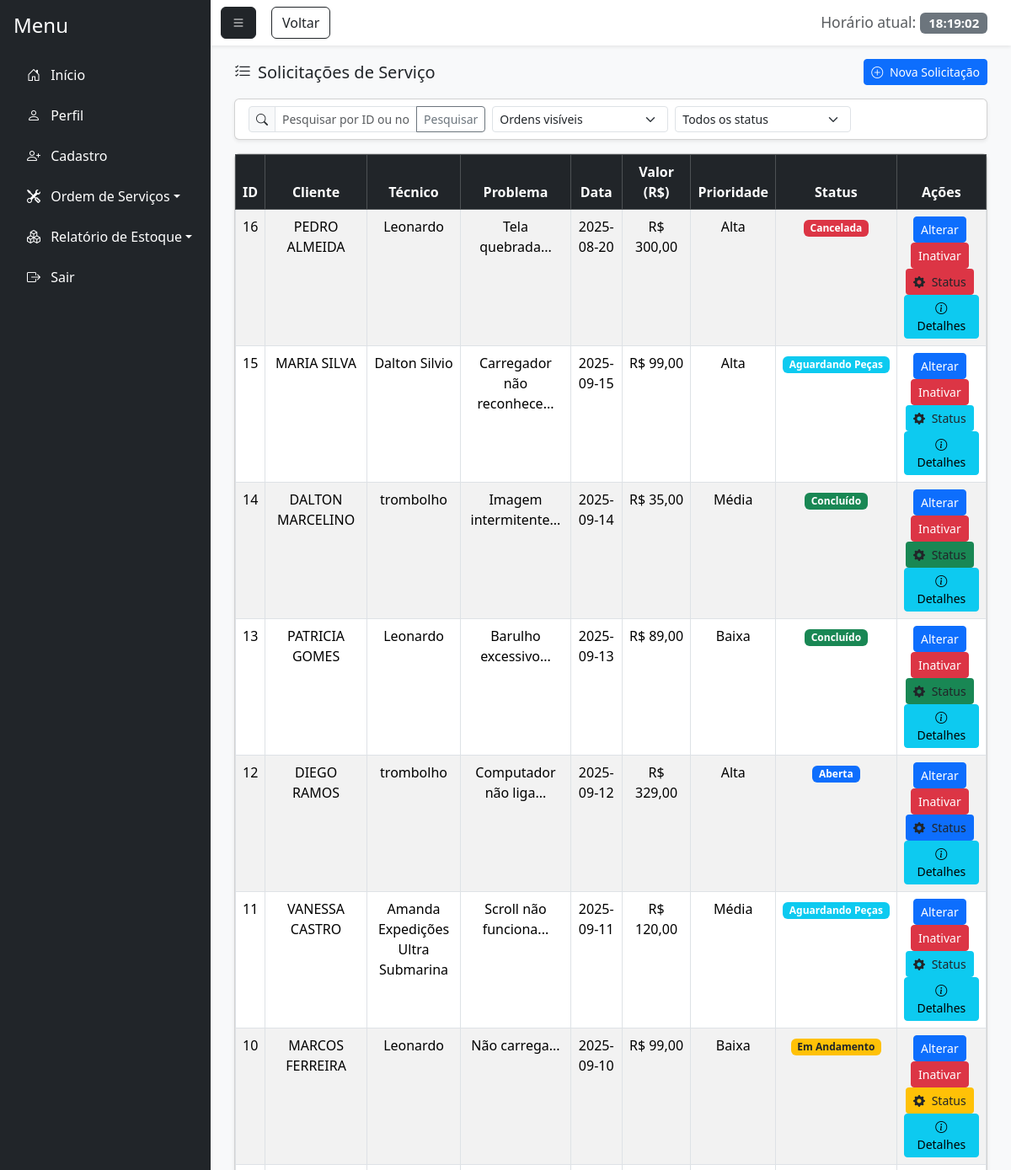
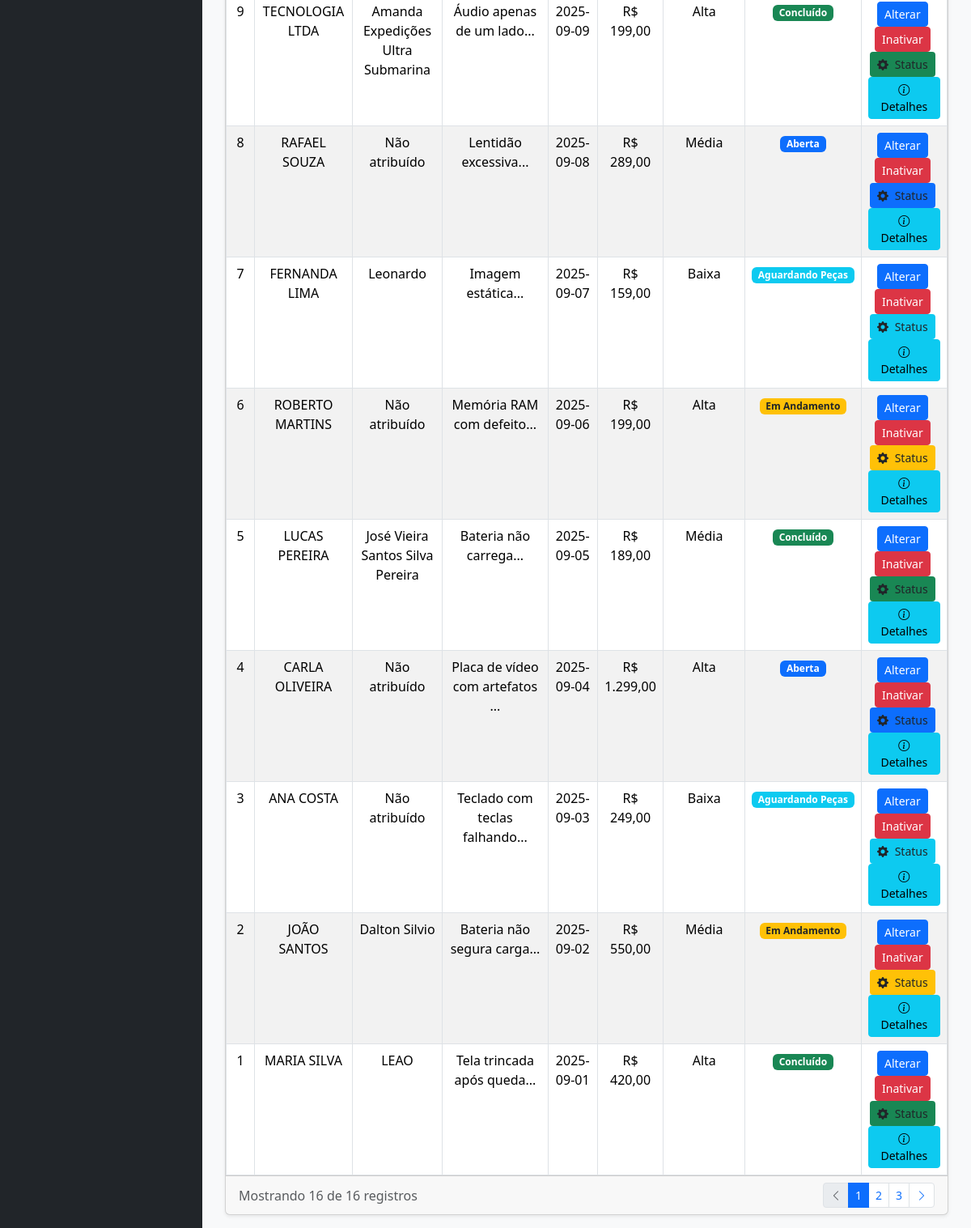
Page /consultar_ordem.php (signed in) on the committed database (2 pictures, top to bottom).
### tables this page shows
CREATE TABLE `nova_ordem` (
  `id_ordem` int(11) NOT NULL,
  `id_funcionario` int(11) NOT NULL,
  `nome_client_ordem` varchar(100) NOT NULL,
  `tecnico` varchar(100) DEFAULT NULL,
  `marca_aparelho` varchar(100) DEFAULT NULL,
  `tempo_uso` varchar(50) DEFAULT NULL,
  `problema` text DEFAULT NULL,
  `prioridade` varchar(20) DEFAULT NULL,
  `observacao` text DEFAULT NULL,
  `dt_recebimento` date DEFAULT NULL,
  `valor_total` decimal(10,2) NOT NULL,
  `metodo_pag` varchar(50) DEFAULT NULL,
  `id_peca_est` int(11) DEFAULT NULL,
  `id_cliente` int(11) DEFAULT NULL,
  `status_ordem` enum('Aberta','Em Andamento','Aguardando Peças','Concluído','Cancelada') DEFAULT 'Aberta',
  `id_usuario` int(11) DEFAULT NULL
);

CREATE TABLE `cliente` (
  `id_cliente` int(11) NOT NULL,
  `id_funcionario` int(11) NOT NULL,
  `nome_cliente` varchar(100) NOT NULL,
  `cpf_cnpj` varchar(20) NOT NULL,
  `endereco` varchar(255) DEFAULT NULL,
  `bairro` varchar(100) DEFAULT NULL,
  `cep` varchar(15) DEFAULT NULL,
  `cidade` varchar(100) DEFAULT NULL,
  `estado` varchar(50) DEFAULT NULL,
  `telefone` varchar(20) DEFAULT NULL,
  `email` varchar(100) DEFAULT NULL,
  `status` enum('Ativo','Inativo') DEFAULT 'Ativo',
  `data_inatividade` date DEFAULT NULL,
  `observacao_inatividade` text DEFAULT NULL
);

CREATE TABLE `usuario` (
  `id_usuario` int(11) NOT NULL,
  `nome_usuario` varchar(100) NOT NULL,
  `senha` varchar(255) NOT NULL,
  `email` varchar(100) NOT NULL,
  `senha_temporaria` tinyint(1) DEFAULT 0,
  `id_perfil` int(11) NOT NULL,
  `status` enum('Ativo','Inativo') DEFAULT 'Ativo',
  `id_motivo_inatividade` int(11) DEFAULT NULL,
  `data_inatividade` date DEFAULT NULL,
  `observacao_inatividade` text DEFAULT NULL
);

### consultar_ordem.php (the view, shortened to what this page needs)
<?php
    require_once 'conexao.php';
    require_once 'php/permissoes.php';
    $sql = "SELECT no.id_ordem,
                   no.nome_client_ordem,
                   u.nome_usuario AS nome_tecnico,
                   u.id_usuario AS id_tecnico,
                   no.problema,
                   no.dt_recebimento,
                   no.valor_total,
                   no.marca_aparelho,
                   no.prioridade,
                   no.observacao,
                   no.status_ordem AS statuss,
                   c.nome_cliente,
                   no.id_cliente,
                   f.nome_funcionario
            FROM nova_ordem no
            LEFT JOIN cliente c ON no.id_cliente = c.id_cliente
            LEFT JOIN funcionario f ON no.id_funcionario = f.id_funcionario
            LEFT JOIN usuario u ON no.tecnico = u.id_usuario";
    $sql .= " ORDER BY no.id_ordem DESC";
    $stmt = $pdo->prepare($sql);
    $stmt->execute();
    $ordens = $stmt->fetchAll(PDO::FETCH_ASSOC);
    $filtro_oculto = isset($_GET['filtro_oculto']) ? $_GET['filtro_oculto'] : '0';
    if ($filtro_oculto == '0') {
        $ordens = array_filter($ordens, function($ordem) {
            return !in_array($ordem['id_ordem'], $_SESSION['ordens_ocultas']);
        });
    } else {
        $ordens = array_filter($ordens, function($ordem) {
            return in_array($ordem['id_ordem'], $_SESSION['ordens_ocultas']);
        });
    }
?>
<!DOCTYPE html>
<html lang="pt-BR">
<head>
    <link href="https://cdn.jsdelivr.net/npm/bootstrap@5.3.7/dist/css/bootstrap.min.css" rel="stylesheet">
    <link rel="stylesheet" href="https://cdn.jsdelivr.net/npm/bootstrap-icons@1.11.1/font/bootstrap-icons.css">
    <link href="https://cdn.jsdelivr.net/npm/bootstrap-icons@1.11.1/font/bootstrap-icons.css" rel="stylesheet">
</head>
<body class="bg-light">
    <div class="d-flex vh-100 bg-light">
        <div class="flex-grow-1 d-flex flex-column">
            <nav class="navbar navbar-light bg-white shadow-sm">
                <div class="container-fluid">
                    <button class="btn btn-dark" id="menu-toggle"><i class="bi bi-list"></i></button>
                    <button class="btn btn-outline-dark" style="position: absolute; margin-left: 60px;" onclick="history.back()">Voltar</button>
                    <span class="navbar-brand mb-0 h1">
                        <small class="text-muted">Horário atual:</small>
                        <span id="liveClock" class="badge bg-secondary"></span>
                    </span>
                </div>
            </nav>
            <div class="flex-grow-1 p-3" style="overflow-y: auto;">
                <div class="container-fluid">
                    <div class="d-flex justify-content-between align-items-center mb-3">
                        <h5 class="mb-0"><i class="bi bi-list-check me-2"></i>Solicitações de Serviço</h5>
                        <a href="nova_ordem.php" class="btn btn-primary btn-sm">
                            <i class="bi bi-plus-circle me-1"></i> Nova Solicitação
                        </a>
                    </div>
                    <div class="card shadow-sm mb-3">
                        <div class="card-body py-2">
                            <form method="GET" action="consultar_ordem.php" id="filterForm">
                                <div class="row g-2">
                                    <div class="col-md-4">
                                        <div class="input-group input-group-sm">
                                            <span class="input-group-text"><i class="bi bi-search"></i></span>
                                            <input type="text" id="busca" name="busca" class="form-control"
                                                placeholder="Pesquisar por ID ou nome do cliente..."
                                                value="<?= isset($_GET['busca']) ? htmlspecialchars($_GET['busca']) : '' ?>">
                                            <button class="btn btn-outline-secondary" type="submit">Pesquisar</button>
                                        </div>
                                    </div>
                                    <div class="col-md-3">
                                        <select name="filtro_oculto" id="filtro_oculto" class="form-select form-select-sm">
                                            <option value="0" <?= (isset($_GET['filtro_oculto']) && $_GET['filtro_oculto'] == '0') ? 'selected' : '' ?>>Ordens visíveis</option>
                                        </select>
                                    </div>
                                    <div class="col-md-3">
                                        <select name="statuss" id="statuss" class="form-select form-select-sm">
                                            <option value="">Todos os status</option>
                                        </select>
                                    </div>
                                    <div class="col-md-2">
                                    </div>
                                </div>
                            </form>
                        </div>
                    </div>
                    <div class="card shadow-sm">
                        <div class="card-body p-0">
                            <div class="table-responsive">
                                <?php if(!empty($ordens)): ?>
                                    <table class="table table-striped table-hover table-bordered mb-0">
                                        <thead class="table-dark">
                                            <tr>
                                                <th><center>ID</center></th>
                                                <th><center>Cliente</center></th>
                                                <th><center>Técnico</center></th>
                                                <th><center>Problema</center></th>
                                                <th><center>Data</center></th>
                                                <th><center>Valor (R$)</center></th>
                                                <th><center>Prioridade</center></th>
                                                <th><center>Status</center></th>
                                                <th class="text-center">Ações</th>
                                            </tr>
                                        </thead>
                                        <tbody>
                                            <?php foreach($ordens as $ordem): ?>
                                                <tr>
                                                    <td><center><?= htmlspecialchars($ordem['id_ordem']) ?></center></td>
                                                    <td><center><?= htmlspecialchars($ordem['nome_cliente'] ? $ordem['nome_cliente'] : $ordem['nome_client_ordem']) ?></center></td>
                                                    <td><center><?= htmlspecialchars($ordem['nome_tecnico'] ? $ordem['nome_tecnico'] : 'Não atribuído') ?></center></td>
                                                    <td><center><?= htmlspecialchars(substr($ordem['problema'], 0, 30)) ?>...</center></td>
                                                    <td><center><?= htmlspecialchars($ordem['dt_recebimento']) ?></center></td>
                                                    <td><center>R$ <?= number_format($ordem['valor_total'], 2, ',', '.') ?></center></td>
                                                    <td><center><?= htmlspecialchars($ordem['prioridade']) ?></center></td>
                                                    <td>
                                                        <center>
                                                            <?php
                                                            $badge_class = '';
                                                            switch($ordem['statuss']) {
                                                                case 'Aberta': $badge_class = 'bg-primary'; break;
                                                                case 'Em Andamento': $badge_class = 'bg-warning text-dark'; break;
                                                                case 'Aguardando Peças': $badge_class = 'bg-info'; break;
                                                                case 'Concluído': $badge_class = 'bg-success'; break;
                                                                case 'Cancelada': $badge_class = 'bg-danger'; break;
                                                            }
                                                            ?>
                                                            <span class="badge <?=$badge_class?>"><?=$ordem['statuss']?></span>
                                                        </center>
                                                    </td>
                                                    <td class="text-center">
                                                        <a href="#" class="btn btn-sm btn-primary me-1" title="Alterar" onclick="carregarDadosOrdem(<?= htmlspecialchars($ordem['id_ordem']) ?>)">Alterar</a>
                                                        <?php if ($filtro_oculto == '0'): ?>
                                                            <a href="consultar_ordem.php?acao=ocultar&id=<?= htmlspecialchars($ordem['id_ordem']) ?>"
                                                                class="btn btn-sm btn-danger me-1" title="Ocultar"
                                                                onclick="return confirm('Deseja ocultar esta ordem?')">
                                                                Inativar
                                                            </a>
                                                        <?php endif; ?>
                                                        <button type="button" class="btn btn-sm <?= $badge_class ?> me-1" onclick="abrirModalStatus(<?=htmlspecialchars($ordem['id_ordem'])?>, '<?=$ordem['statuss']?>', '<?=htmlspecialchars($ordem['id_ordem'])?>')">
                                                            <i class="bi bi-gear-fill me-1"></i> Status
                                                        </button>
                                                        <button class="btn btn-sm btn-info" onclick="mostrarDetalhes(<?=htmlspecialchars($ordem['id_ordem'])?>)">
                                                            <i class="bi bi-info-circle"></i> Detalhes
                                                        </button>
                                                    </td>
                                                </tr>
                                            <?php endforeach; ?>
                                        </tbody>
                                    </table>
                                <?php else: ?>
                                    <div class="p-3 text-center">
                                        <p>Nenhuma ordem de serviço encontrada.</p>
                                    </div>
                                <?php endif; ?>
                            </div>
                        </div>
                        <div class="card-footer py-2">
                            <div class="d-flex justify-content-between align-items-center">
                                <div>
                                    <span class="text-muted">Mostrando <?= count($ordens) ?> de <?= count($ordens) ?> registros</span>
                                </div>
                                <nav>
                                    <ul class="pagination pagination-sm mb-0">
                                        <li class="page-item disabled">
                                            <a class="page-link" href="#"><i class="bi bi-chevron-left"></i></a>
                                        </li>
                                        <li class="page-item active">
                                            <a class="page-link" href="#">1</a>
                                        </li>
                                        <li class="page-item">
                                            <a class="page-link" href="#">2</a>
                                        </li>
                                        <li class="page-item">
                                            <a class="page-link" href="#">3</a>
                                        </li>
                                        <li class="page-item">
                                            <a class="page-link" href="#"><i class="bi bi-chevron-right"></i></a>
                                        </li>
                                    </ul>
                                </nav>
                            </div>
                        </div>
                    </div>
                </div>
            </div>
</body>
</html>

### rows in the picture
nova_ordem: id_ordem "16", id_cliente.nome_cliente "PEDRO ALMEIDA", id_usuario.nome_usuario "Leonardo", problema "Tela quebrada", dt_recebimento "2025-08-20", valor_total "300,00", prioridade "Alta", status_ordem "Cancelada"
nova_ordem: id_ordem "15", id_cliente.nome_cliente "MARIA SILVA", id_usuario.nome_usuario "Dalton Silvio", problema "Carregador não reconhece", dt_recebimento "2025-09-15", valor_total "99,00", prioridade "Alta", status_ordem "Aguardando Peças"
nova_ordem: id_ordem "14", id_cliente.nome_cliente "DALTON MARCELINO", usuario.nome_usuario "trombolho", problema "Imagem intermitente", dt_recebimento "2025-09-14", valor_total "35,00", prioridade "Média", status_ordem "Concluído"
nova_ordem: id_ordem "13", id_cliente.nome_cliente "PATRICIA GOMES", id_usuario.nome_usuario "Leonardo", problema "Barulho excessivo", dt_recebimento "2025-09-13", valor_total "89,00", prioridade "Baixa", status_ordem "Concluído"
nova_ordem: id_ordem "12", id_cliente.nome_cliente "DIEGO RAMOS", usuario.nome_usuario "trombolho", problema "Computador não liga", dt_recebimento "2025-09-12", valor_total "329,00", prioridade "Alta", status_ordem "Aberta"
nova_ordem: id_ordem "11", id_cliente.nome_cliente "VANESSA CASTRO", usuario.nome_usuario "Amanda Expedições Ultra Submarina", problema "Scroll não funciona", dt_recebimento "2025-09-11", valor_total "120,00", prioridade "Média", status_ordem "Aguardando Peças"
nova_ordem: id_ordem "10", id_cliente.nome_cliente "MARCOS FERREIRA", id_usuario.nome_usuario "Leonardo", problema "Não carrega", dt_recebimento "2025-09-10", valor_total "99,00", prioridade "Baixa", status_ordem "Em Andamento"
nova_ordem: id_ordem "9", id_cliente.nome_cliente "TECNOLOGIA LTDA", usuario.nome_usuario "Amanda Expedições Ultra Submarina", problema "Áudio apenas de um lado", dt_recebimento "2025-09-09", valor_total "199,00", prioridade "Alta", status_ordem "Concluído"
nova_ordem: id_ordem "8", id_cliente.nome_cliente "RAFAEL SOUZA", nome_tecnico "Não atribuído", problema "Lentidão excessiva", dt_recebimento "2025-09-08", valor_total "289,00", prioridade "Média", status_ordem "Aberta"
nova_ordem: id_ordem "7", id_cliente.nome_cliente "FERNANDA LIMA", id_usuario.nome_usuario "Leonardo", problema "Imagem estática", dt_recebimento "2025-09-07", valor_total "159,00", prioridade "Baixa", status_ordem "Aguardando Peças"
nova_ordem: id_ordem "6", id_cliente.nome_cliente "ROBERTO MARTINS", nome_tecnico "Não atribuído", problema "Memória RAM com defeito", dt_recebimento "2025-09-06", valor_total "199,00", prioridade "Alta", status_ordem "Em Andamento"
nova_ordem: id_ordem "5", id_cliente.nome_cliente "LUCAS PEREIRA", usuario.nome_usuario "José Vieira Santos Silva Pereira", problema "Bateria não carrega", dt_recebimento "2025-09-05", valor_total "189,00", prioridade "Média", status_ordem "Concluído"
nova_ordem: id_ordem "4", id_cliente.nome_cliente "CARLA OLIVEIRA", nome_tecnico "Não atribuído", problema "Placa de vídeo com artefatos", dt_recebimento "2025-09-04", valor_total "1.299,00", prioridade "Alta", status_ordem "Aberta"
nova_ordem: id_ordem "3", id_cliente.nome_cliente "ANA COSTA", nome_tecnico "Não atribuído", problema "Teclado com teclas falhando", dt_recebimento "2025-09-03", valor_total "249,00", prioridade "Baixa", status_ordem "Aguardando Peças"
nova_ordem: id_ordem "2", id_cliente.nome_cliente "JOÃO SANTOS", usuario.nome_usuario "Dalton Silvio", problema "Bateria não segura carga", dt_recebimento "2025-09-02", valor_total "550,00", prioridade "Média", status_ordem "Em Andamento"
nova_ordem: id_ordem "1", id_cliente.nome_cliente "MARIA SILVA", usuario.nome_usuario "LEAO", problema "Tela trincada após queda", dt_recebimento "2025-09-01", valor_total "420,00", prioridade "Alta", status_ordem "Concluído"

### other values in the picture
$categoria "Início"
$categoria "Perfil"
$categoria "Cadastro"
$categoria "Ordem de Serviços"
$categoria "Relatório de Estoque"
count($ordens) "16"
